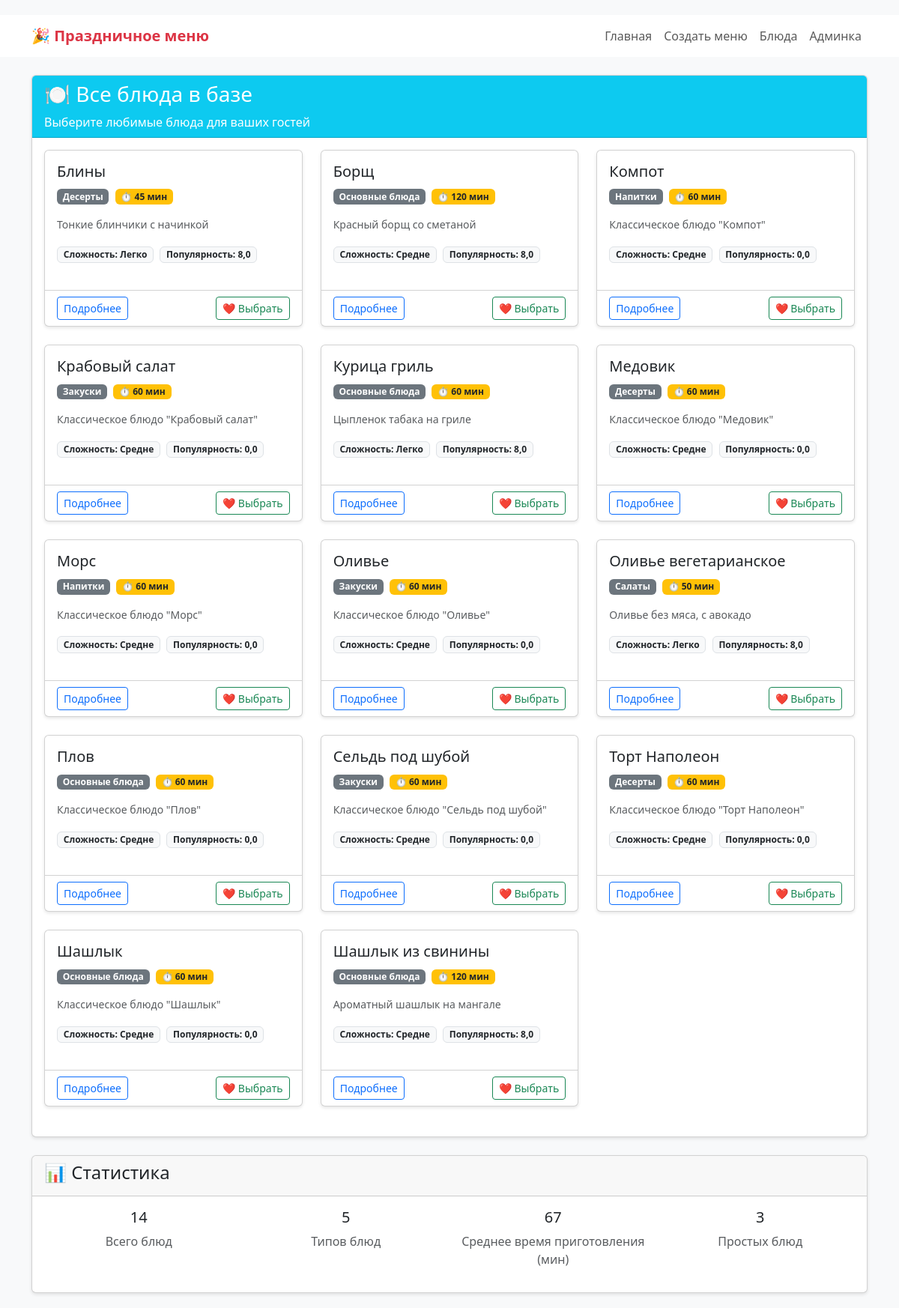
Screenshot of /dishes/ with the database file from the repository.
### core/models.py (models this page shows, shortened)
class Dish(models.Model):
    DIFFICULTY_CHOICES = [
        ('easy', 'Легко'),
        ('medium', 'Средне'),
        ('hard', 'Сложно'),
    ]
    name = models.CharField(max_length=200, verbose_name="Название блюда")
    description = models.TextField(verbose_name="Описание")
    dish_type = models.ForeignKey(
        DishType,
        on_delete=models.SET_NULL,
        null=True,
        verbose_name="Тип блюда"
    )
    cooking_time = models.PositiveIntegerField(
        help_text="В минутах",
        verbose_name="Время приготовления"
    )
    difficulty = models.CharField(
        max_length=10,
        choices=DIFFICULTY_CHOICES,
        default='medium',
        verbose_name="Сложность"
    )
    image = models.ImageField(
        upload_to='dishes/',
        null=True,
        blank=True,
        verbose_name="Изображение"
    )
    recipe = models.TextField(verbose_name="Рецепт")
    tags = models.CharField(max_length=200, blank=True, verbose_name="Теги")
    popularity_score = models.FloatField(default=0.0, verbose_name="Популярность")
    class Meta:
        verbose_name = "Блюдо"
        verbose_name_plural = "Блюда"
        ordering = ['name']

class DishType(models.Model):
    name = models.CharField(max_length=50, verbose_name="Название типа")
    description = models.TextField(blank=True, verbose_name="Описание")
    class Meta:
        verbose_name = "Тип блюда"
        verbose_name_plural = "Типы блюд"

### core/views.py (the view)
# urls.py: path('dishes/', views.dish_list, name='dish_list'),
def dish_list(request):
    dishes = Dish.objects.all().select_related('dish_type')
    dish_types_count = DishType.objects.count()
    avg_cooking_time = dishes.aggregate(Avg('cooking_time'))['cooking_time__avg'] or 0
    easy_dishes = dishes.filter(difficulty='easy').count()
    context = {
        'dishes': dishes,
        'dish_types_count': dish_types_count,
        'avg_cooking_time': avg_cooking_time,
        'easy_dishes': easy_dishes,
    }
    return render(request, 'core/dish_list.html', context)

### core/templates/core/dish_list.html (shortened to what this page needs)
{% extends 'core/base.html' %}
{% block content %}
<div class="row">
    <div class="col-md-12">
        <div class="card mb-4">
            <div class="card-header bg-info text-white">
                <h3>🍽️ Все блюда в базе</h3>
                <p class="mb-0">Выберите любимые блюда для ваших гостей</p>
            </div>
            <div class="card-body">
                <div class="row">
                    {% for dish in dishes %}
                    <div class="col-md-4 mb-4">
                        <div class="card h-100 dish-card">
                            <div class="card-body">
                                <h5 class="card-title">{{ dish.name }}</h5>
                                <p class="card-text">
                                    <span class="badge bg-secondary">
                                        {{ dish.dish_type.name|default:"Разное" }}
                                    </span>
                                    <span class="badge bg-warning text-dark ms-1">
                                        ⏱️ {{ dish.cooking_time }} мин
                                    </span>
                                </p>
                                <p class="card-text text-muted small">
                                    {{ dish.description|truncatechars:100 }}
                                </p>
                                <div class="mt-2">
                                    <span class="badge bg-light text-dark border">
                                        Сложность: {{ dish.get_difficulty_display }}
                                    </span>
                                    <span class="badge bg-light text-dark border ms-1">
                                        Популярность: {{ dish.popularity_score }}
                                    </span>
                                </div>
                            </div>
                            <div class="card-footer bg-transparent">
                                <a href="#" class="btn btn-sm btn-outline-primary">
                                    Подробнее
                                </a>
                                <button class="btn btn-sm btn-outline-success float-end">
                                    ❤️ Выбрать
                                </button>
                            </div>
                        </div>
                    </div>
                    {% endfor %}
                </div>
            </div>
        </div>
        <div class="card">
            <div class="card-header">
                <h4>📊 Статистика</h4>
            </div>
            <div class="card-body">
                <div class="row">
                    <div class="col-md-3 text-center">
                        <h5>{{ dishes.count }}</h5>
                        <p class="text-muted">Всего блюд</p>
                    </div>
                    <div class="col-md-3 text-center">
                        <h5>{{ dish_types_count }}</h5>
                        <p class="text-muted">Типов блюд</p>
                    </div>
                    <div class="col-md-3 text-center">
                        <h5>{{ avg_cooking_time|floatformat:0 }}</h5>
                        <p class="text-muted">Среднее время приготовления (мин)</p>
                    </div>
                    <div class="col-md-3 text-center">
                        <h5>{{ easy_dishes }}</h5>
                        <p class="text-muted">Простых блюд</p>
                    </div>
                </div>
            </div>
        </div>
    </div>
</div>
{% endblock %}

### core/templates/core/base.html (shortened to what this page needs)
<!DOCTYPE html>
<html lang="ru">
<head>
    <link href="https://cdn.jsdelivr.net/npm/bootstrap@5.3.0/dist/css/bootstrap.min.css" rel="stylesheet">
</head>
<body>
<nav class="navbar navbar-expand-lg navbar-light bg-white mb-4">
    <div class="container">
        <a class="navbar-brand" href="/">🎉 Праздничное меню</a>
        <div class="navbar-nav">
            <a class="nav-link" href="/">Главная</a>
            <a class="nav-link" href="/create/">Создать меню</a>
            <a class="nav-link" href="/dishes/">Блюда</a>
            <a class="nav-link" href="/admin/">Админка</a>
        </div>
    </div>
</nav>
<div class="container">
    {% block content %}{% endblock %}
</div>
</body>
</html>

### core/templates/core/base.html (style rules this page uses)
body { padding-top: 20px; background-color: #f8f9fa; }
.navbar-brand { color: #dc3545 !important; font-weight: bold; }
.card { margin-bottom: 20px; box-shadow: 0 2px 4px rgba(0,0,0,.1); }

### rows the page displays
Dish: name "Блины", dish_type.name "Десерты", cooking_time "45", description "Тонкие блинчики с начинкой", difficulty "Легко", popularity_score "8,0"
Dish: name "Борщ", dish_type.name "Основные блюда", cooking_time "120", description "Красный борщ со сметаной", difficulty "Средне", popularity_score "8,0"
Dish: name "Компот", dish_type.name "Напитки", cooking_time "60", description "Классическое блюдо \"Компот\"", difficulty "Средне", popularity_score "0,0"
Dish: name "Крабовый салат", dish_type.name "Закуски", cooking_time "60", description "Классическое блюдо \"Крабовый салат\"", difficulty "Средне", popularity_score "0,0"
Dish: name "Курица гриль", dish_type.name "Основные блюда", cooking_time "60", description "Цыпленок табака на гриле", difficulty "Легко", popularity_score "8,0"
Dish: name "Медовик", dish_type.name "Десерты", cooking_time "60", description "Классическое блюдо \"Медовик\"", difficulty "Средне", popularity_score "0,0"
Dish: name "Морс", dish_type.name "Напитки", cooking_time "60", description "Классическое блюдо \"Морс\"", difficulty "Средне", popularity_score "0,0"
Dish: name "Оливье", dish_type.name "Закуски", cooking_time "60", description "Классическое блюдо \"Оливье\"", difficulty "Средне", popularity_score "0,0"
Dish: name "Оливье вегетарианское", dish_type.name "Салаты", cooking_time "50", description "Оливье без мяса, с авокадо", difficulty "Легко", popularity_score "8,0"
Dish: name "Плов", dish_type.name "Основные блюда", cooking_time "60", description "Классическое блюдо \"Плов\"", difficulty "Средне", popularity_score "0,0"
Dish: name "Сельдь под шубой", dish_type.name "Закуски", cooking_time "60", description "Классическое блюдо \"Сельдь под шубой\"", difficulty "Средне", popularity_score "0,0"
Dish: name "Торт Наполеон", dish_type.name "Десерты", cooking_time "60", description "Классическое блюдо \"Торт Наполеон\"", difficulty "Средне", popularity_score "0,0"
Dish: name "Шашлык", dish_type.name "Основные блюда", cooking_time "60", description "Классическое блюдо \"Шашлык\"", difficulty "Средне", popularity_score "0,0"
Dish: name "Шашлык из свинины", dish_type.name "Основные блюда", cooking_time "120", description "Ароматный шашлык на мангале", difficulty "Средне", popularity_score "8,0"

### other values shown
{{ dishes.count }} "14"
{{ dish_types_count }} "5"
{{ avg_cooking_time|floatformat:0 }} "67"
{{ easy_dishes }} "3"
